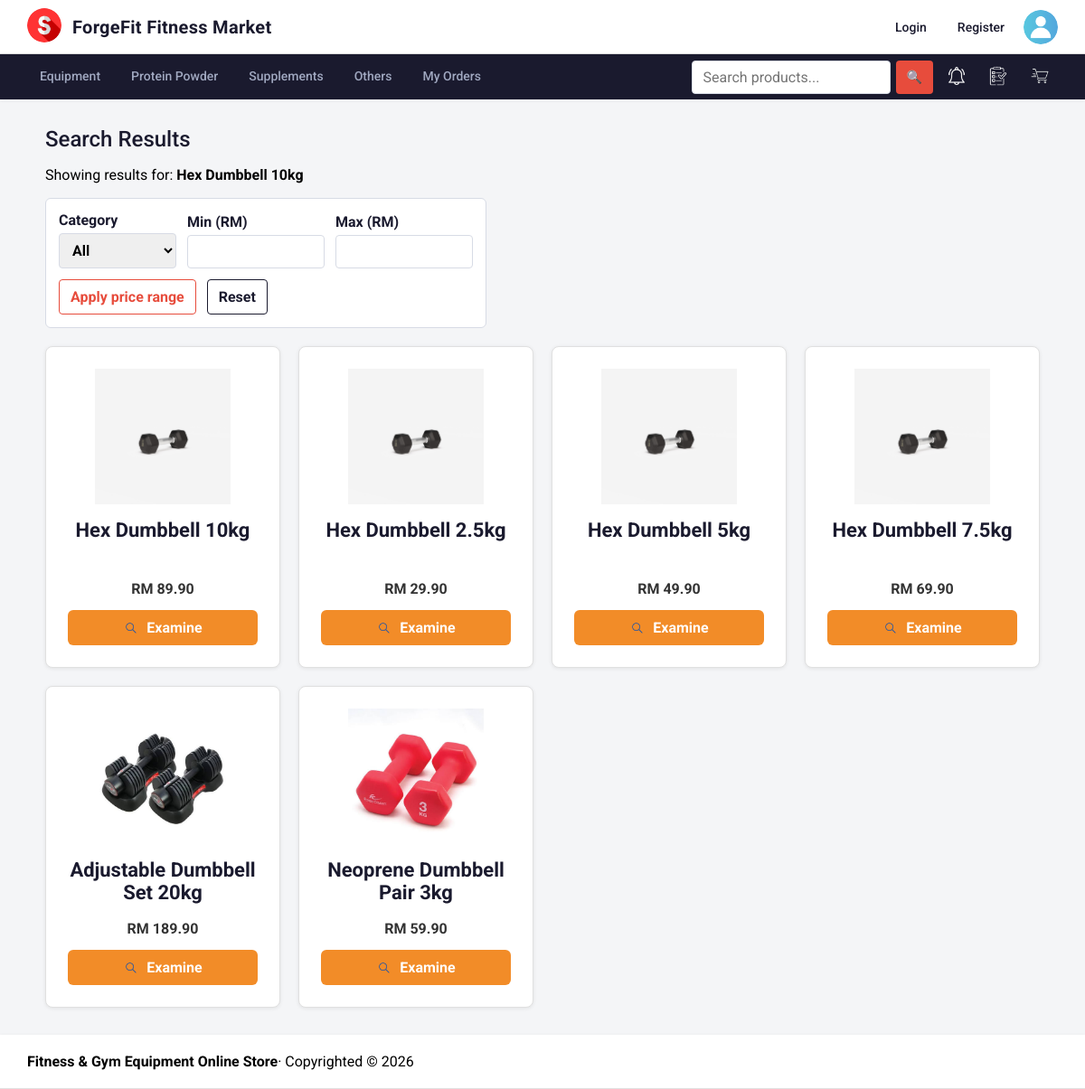
The app's page /app/product/search.php?name=Hex Dumbbell 10kg with its own data.
### tables this page shows
CREATE TABLE IF NOT EXISTS `product` (
    `product_id` INT AUTO_INCREMENT PRIMARY KEY,
    `category_id` INT NOT NULL,
    `product_name` VARCHAR(150) NOT NULL,
    `price` DECIMAL(10,2) NOT NULL,
    `weight` DECIMAL(8,2) NOT NULL DEFAULT 0.00,
    `description` TEXT NULL,
    `stock` INT NOT NULL DEFAULT 0,
    `availability` BOOLEAN NOT NULL DEFAULT TRUE,
    `created_at` TIMESTAMP DEFAULT CURRENT_TIMESTAMP,
    `updated_at` TIMESTAMP DEFAULT CURRENT_TIMESTAMP ON UPDATE CURRENT_TIMESTAMP,
    FOREIGN KEY (`category_id`) REFERENCES `category`(`category_id`) ON DELETE RESTRICT
);

### app/product/product_template.php (the view, shortened to what this page needs)
<section class="product-grid<?= !empty($productGridClass) ? ' ' . htmlspecialchars($productGridClass) : '' ?>">
    <?php if ($products): ?>
        <?php foreach ($products as $product): ?>
            <article
                class="product-card"
                <?php if (isset($product->id)): ?>
                    data-product-id="<?= htmlspecialchars($product->id) ?>"
                <?php endif; ?>
            >
                <div class="product-card__photo">
                    <img
                        src="<?= !empty($product->image) ? '/photos/' . htmlspecialchars($product->image) : '/images/sport.png' ?>"
                        alt="<?= htmlspecialchars($product->name) ?>"
                    >
                </div>
                <h2><?= htmlspecialchars($product->name) ?></h2>
                <?php if (isset($product->price)): ?>
                    <p>RM <?= htmlspecialchars($product->price) ?></p>
                <?php endif; ?>
                <a class="examine-button" href="/product/product.php?id=<?= htmlspecialchars($product->id) ?>">
                    <img src="/images/search.png" alt="">
                    Examine
                </a>
            </article>
        <?php endforeach; ?>
    <?php else: ?>
        <p>No products available.</p>
    <?php endif; ?>
</section>

### app/css/app.css (style rules this page uses)
body, input, button, textarea, select { font: 16px 'Roboto', sans-serif; }
body { margin: 0; min-height: 100vh; display: grid; grid-template-rows: auto auto 1fr auto; grid-template-columns: 1fr; background: #f4f5f7; }
.product-grid { display: grid; grid-template-columns: repeat(auto-fill, minmax(190px, 1fr)); gap: 20px; align-items: stretch; }
.product-grid--search { grid-template-columns: repeat(auto-fill, minmax(260px, 1fr)); }
.product-grid--search .product-card { padding: 24px; }
.product-grid--search .product-card img { width: 150px; height: 150px; }
.product-grid--search .product-card h2 { font-size: 22px; min-height: 56px; }
.product-card { position: relative; width: 100%; padding: 18px; box-sizing: border-box; background: #ffffff; border: 1px solid #e0e0e0; border-radius: 8px; text-align: center; box-shadow: 0 1px 4px rgba(0, 0, 0, 0.08); }
.product-card__photo { position: relative; display: inline-block; margin-bottom: 12px; }
.product-card .product-card__photo img { display: block; margin-bottom: 0; }
.product-card h2 { min-height: 48px; margin: 0 0 12px; color: #1a1a2e; font-size: 18px; font-weight: 700; }
.product-card img { width: 110px; height: 110px; margin-bottom: 12px; object-fit: contain; }
.product-card p { margin: 0 0 14px; color: #333333; font-size: 16px; font-weight: 700; }
.product-card .examine-button { position: relative; z-index: 2; width: 100%; padding: 10px 14px; box-sizing: border-box; display: flex; align-items: center; justify-content: center; gap: 8px; border: 0; border-radius: 6px; background: #f28c28; color: #ffffff; font-weight: 700; transition: background 0.15s ease, transform 0.15s ease, box-shadow 0.15s ease; text-decoration: none; cursor: pointer; }
.product-card .examine-button img { width: 18px; height: 18px; margin: 0; object-fit: contain; }

### records on screen
product: product_name "Hex Dumbbell 10kg", price "89.90"
product: product_name "Hex Dumbbell 2.5kg", price "29.90"
product: product_name "Hex Dumbbell 5kg", price "49.90"
product: product_name "Hex Dumbbell 7.5kg", price "69.90"
product: shows a picture, product_name "Adjustable Dumbbell Set 20kg", price "189.90"
product: shows a picture, product_name "Neoprene Dumbbell Pair 3kg", price "59.90"

### other values on screen
$_title "Search Results"
$name "Hex Dumbbell 10kg"
